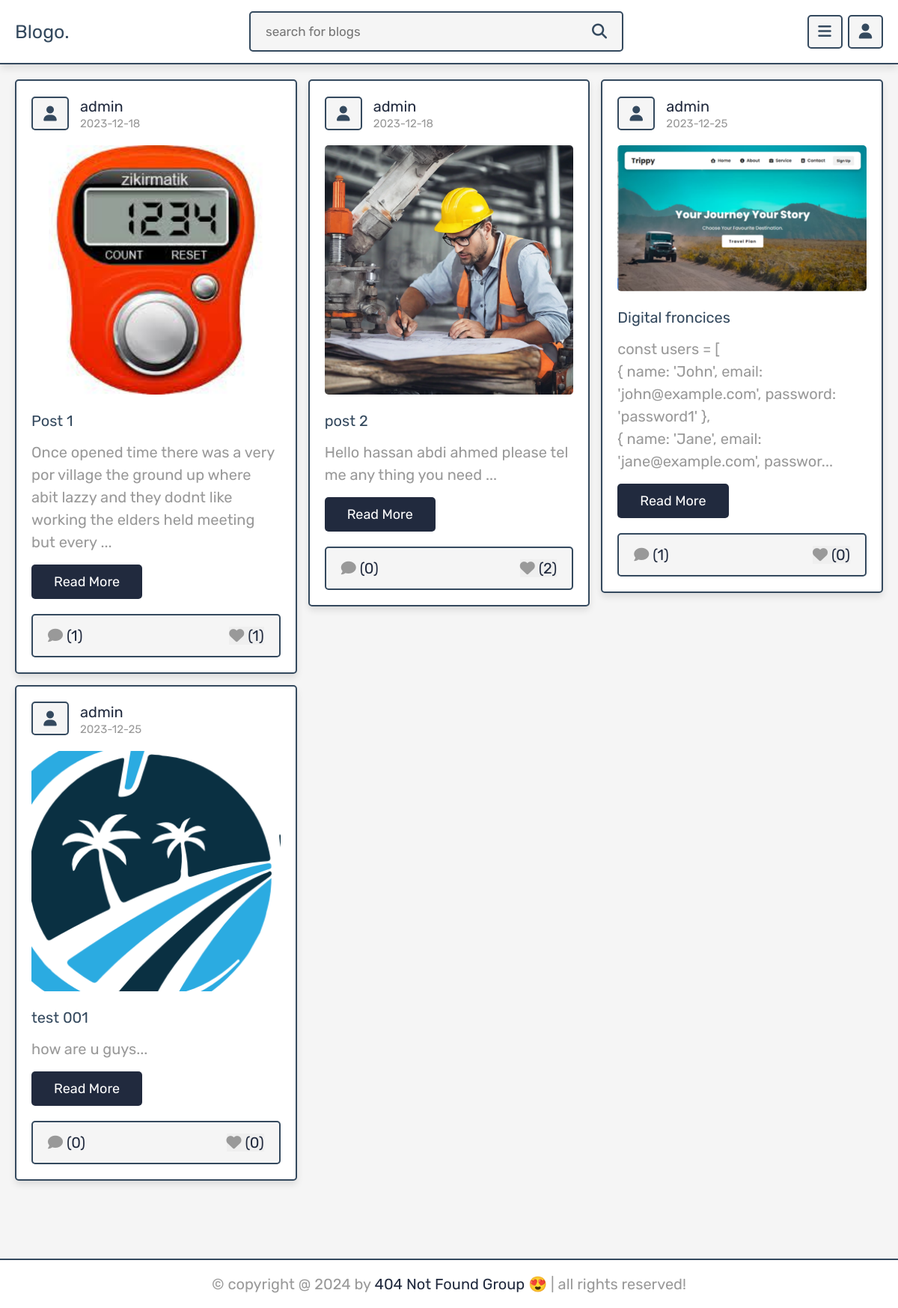
Screenshot of /author_posts.php?author=admin with the database file from the repository.
### tables this page shows
CREATE TABLE `posts` (
  `id` int(100) NOT NULL,
  `admin_id` int(100) NOT NULL,
  `name` varchar(100) NOT NULL,
  `title` varchar(100) NOT NULL,
  `content` varchar(10000) NOT NULL,
  `category` varchar(50) NOT NULL,
  `image` varchar(100) NOT NULL,
  `date` date NOT NULL DEFAULT current_timestamp(),
  `status` varchar(10) NOT NULL
);

### author_posts.php (the view, shortened to what this page needs)
<?php
include 'components/connect.php';
if(isset($_SESSION['user_id'])){
   $user_id = $_SESSION['user_id'];
}else{
   $user_id = '';
};
if(isset($_GET['author'])){
   $author = $_GET['author'];
}else{
   $author = '';
}
?>
<!DOCTYPE html>
<html lang="en">
<head>
   <link rel="stylesheet" href="https://cdnjs.cloudflare.com/ajax/libs/font-awesome/6.1.1/css/all.min.css">
   <link rel="stylesheet" href="css/style.css">
</head>
<body>
<?php include 'components/user_header.php'; ?>
<section class="posts-container">
   <div class="box-container">
      <?php
         $select_posts = $conn->prepare("SELECT * FROM `posts` WHERE name = ? and status = ?");
         $select_posts->execute([$author, 'active']);
         if($select_posts->rowCount() > 0){
            while($fetch_posts = $select_posts->fetch(PDO::FETCH_ASSOC)){
            $post_id = $fetch_posts['id'];
            $count_post_comments = $conn->prepare("SELECT * FROM `comments` WHERE post_id = ?");
            $count_post_comments->execute([$post_id]);
            $total_post_comments = $count_post_comments->rowCount();
            $count_post_likes = $conn->prepare("SELECT * FROM `likes` WHERE post_id = ?");
            $count_post_likes->execute([$post_id]);
            $total_post_likes = $count_post_likes->rowCount();
            $confirm_likes = $conn->prepare("SELECT * FROM `likes` WHERE user_id = ? AND post_id = ?");
            $confirm_likes->execute([$user_id, $post_id]);
      ?>
      <form class="box" method="post">
         <div class="post-admin">
            <i class="fas fa-user"></i>
            <div>
               <a href="author_posts.php?author=<?= $fetch_posts['name']; ?>"><?= $fetch_posts['name']; ?></a>
               <div><?= $fetch_posts['date']; ?></div>
            </div>
         </div>
         <?php
            if($fetch_posts['image'] != ''){
         ?>
         <img src="uploaded_img/<?= $fetch_posts['image']; ?>" class="post-image" alt="">
         <?php
         }
         ?>
         <div class="post-title"><?= $fetch_posts['title']; ?></div>
         <div class="post-content content-150"><?= $fetch_posts['content']; ?></div>
         <a href="view_post.php?post_id=<?= $post_id; ?>" class="inline-btn">read more</a>
         <div class="icons">
            <a href="view_post.php?post_id=<?= $post_id; ?>"><i class="fas fa-comment"></i><span>(<?= $total_post_comments; ?>)</span></a>
            <button type="submit" name="like_post"><i class="fas fa-heart" style="<?php if($confirm_likes->rowCount() > 0){ echo 'color:var(--red);'; } ?>  "></i><span>(<?= $total_post_likes; ?>)</span></button>
         </div>
      </form>
      <?php
         }
      }else{
         echo '<p class="empty">no posts found for this author!</p>';
      }
      ?>
   </div>
</section>
<?php include 'components/footer.php'; ?>
</body>
</html>

### components/user_header.php (shortened to what this page needs)
<header class="header">
   <section class="flex">
      <a href="home.php" class="logo">Blogo.</a>
      <form action="search.php" method="POST" class="search-form">
         <input type="text" name="search_box" class="box" maxlength="100" placeholder="search for blogs" required>
         <button type="submit" class="fas fa-search" name="search_btn"></button>
      </form>
      <div class="icons">
         <div id="menu-btn" class="fas fa-bars"></div>
         <div id="user-btn" class="fas fa-user"></div>
      </div>
   </section>
</header>

### components/footer.php
<footer class="footer">
   &copy; copyright @
   <?= date('Y'); ?> by <span>404 Not Found Group 😍</span> | all rights reserved!
</footer>

### css/style.css (style rules this page uses)
:root { --main-color:#212A3E; --red:#e74c3c; --orange:#f39c12; --black:#34495e; --white:#fff; --light-bg:#f5f5f5; --light-color:#999; --border:.2rem solid var(--black); --box-shadow:0 .5rem 1rem rgba(0,0,0,.1); }
* { font-family: 'Rubik', sans-serif; margin:0; padding:0; box-sizing: border-box; outline: none; border:none; text-decoration: none; }
html { font-size: 62.5%; overflow-x: hidden; scroll-behavior: smooth; scroll-padding-top: 7rem; }
body { background-color: var(--light-bg); padding-bottom: 7rem; }
section { padding:2rem; margin: 0 auto; max-width: 1200px; }
.btn, .delete-btn, .option-btn, .inline-btn, .inline-option-btn, .inline-delete-btn { margin-top: 1rem; border-radius: .5rem; cursor: pointer; font-size: 1.8rem; color:var(--white); padding:1.2rem 3rem; text-transform: capitalize; text-align: center; }
.inline-btn, .inline-option-btn, .inline-delete-btn { display: inline-block; margin-right: 1rem; }
.inline-btn, .btn { background-color: var(--main-color); }
.header { background-color: var(--white); box-shadow: var(--box-shadow); border-bottom: var(--border); position: sticky; top:0; left:0; right: 0; z-index: 1000; }
.header .flex { display: flex; align-items: center; gap:1.5rem; justify-content: space-between; position: relative; padding:1.5rem 2rem; }
.header .flex .logo { font-size: 2.5rem; color:var(--black); }
.header .flex .search-form { border:var(--border); border-radius: .5rem; background-color: var(--light-bg); display: flex; gap:2rem; padding:1.5rem 2rem; width: 50rem; }
.header .flex .search-form .box { width: 100%; background: none; font-size: 1.7rem; color:var(--black); }
.header .flex .search-form .fa-search { font-size: 2rem; cursor: pointer; color:var(--black); background: none; }
.header .flex .icons div { font-size: 2rem; color:var(--black); cursor: pointer; margin-left: .5rem; height: 4.5rem; width: 4.7rem; line-height: 4rem; border:var(--border); background-color: var(--light-bg); border-radius: .5rem; border-radius: .5rem; text-align: center; }
.posts-container .box-container { display: grid; grid-template-columns: repeat(auto-fit, minmax(33rem, 1fr)); gap:1.5rem; align-items: flex-start; justify-content: center; }
.posts-container .box-container .box { border:var(--border); box-shadow: var(--box-shadow); border-radius: .5rem; background-color: var(--white); padding:2rem; overflow: hidden; }
.posts-container .box-container .box .post-admin { display: flex; align-items: center; gap:1.5rem; margin-bottom: 2rem; }
.posts-container .box-container .box .post-admin i { text-align: center; height: 4.5rem; width: 5rem; line-height: 4.2rem; font-size: 2rem; border:var(--border); border-radius: .5rem; background-color: var(--light-bg); color:var(--black); }
.posts-container .box-container .box .post-admin a { font-size: 2rem; color:var(--main-color); }
.posts-container .box-container .box .post-admin div { font-size: 1.5rem; margin-top: .2rem; color:var(--light-color); }
.posts-container .box-container .box .post-image { width: 100%; border-radius: .5rem; margin-bottom: 2rem; }
.posts-container .box-container .box .post-title { font-size: 2rem; color:var(--black); overflow: hidden; text-overflow: ellipsis; white-space: nowrap; margin-bottom: 1rem; }
.posts-container .box-container .box .post-content { font-size: 2rem; line-height: 1.5; padding:.5rem 0; color:var(--light-color); white-space: pre-line; }
.posts-container .box-container .box .post-content::after { content: '...'; }
.posts-container .box-container .box .icons { display: flex; align-items: center; justify-content: space-between; gap:1rem; background-color: var(--light-bg); border-radius: .5rem; padding:1.5rem 2rem; border:var(--border); margin-top: 2rem; }
.posts-container .box-container .box .icons button { cursor: pointer; }
.posts-container .box-container .box .icons i { margin-right:.5rem; font-size:2rem; color:var(--light-color); }
.posts-container .box-container .box .icons span { font-size: 2rem; color:var(--main-color); }
.footer { background-color: var(--white); position: fixed; bottom: 0; left:0; right:0; border-top: var(--border); text-align: center; font-size: 2rem; color:var(--light-color); padding:2rem; }
.footer span { color:var(--main-color); }
body { padding-bottom: 15rem; }
.footer { padding-bottom: 2rem; }

### rows the page displays
posts: name "admin", date "2023-12-18", image (picture), title "Post 1", content "Once opened time there was a very por village the ground up where abit lazzy and they dodnt like working the elders held meeting but every", total_post_comments "1", total_post_likes "1"
posts: name "admin", date "2023-12-18", image (picture), title "post 2", content "Hello hassan abdi ahmed please tel me any thing you need", total_post_comments "0", total_post_likes "2"
posts: name "admin", date "2023-12-25", image (picture), title "Digital froncices", content "const users = [ { name: 'John', email: 'john@example.com', password: 'password1' }, { name: 'Jane', email: 'jane@example.com', passwor", total_post_comments "1", total_post_likes "0"
posts: name "admin", date "2023-12-25", image (picture), title "test 001", content "how are u guys", total_post_comments "0", total_post_likes "0"
